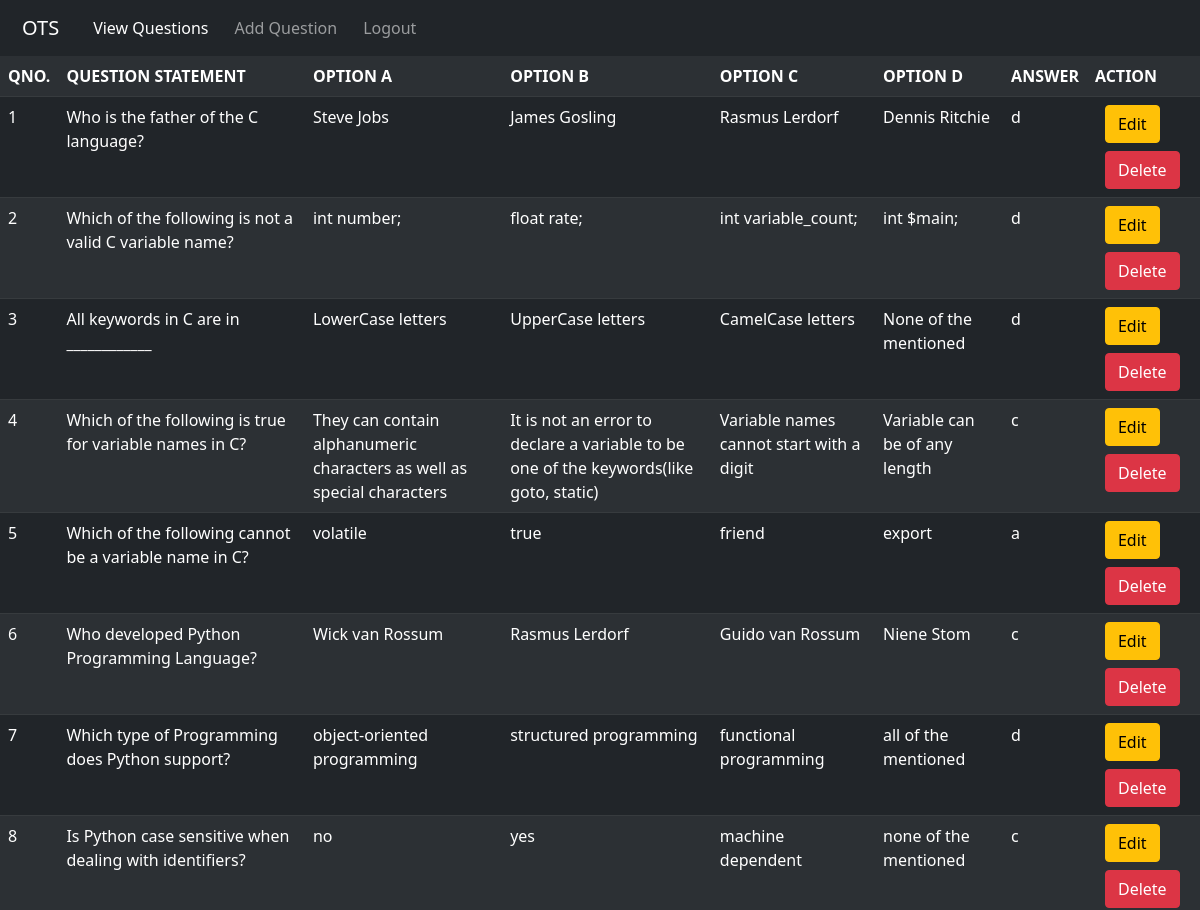
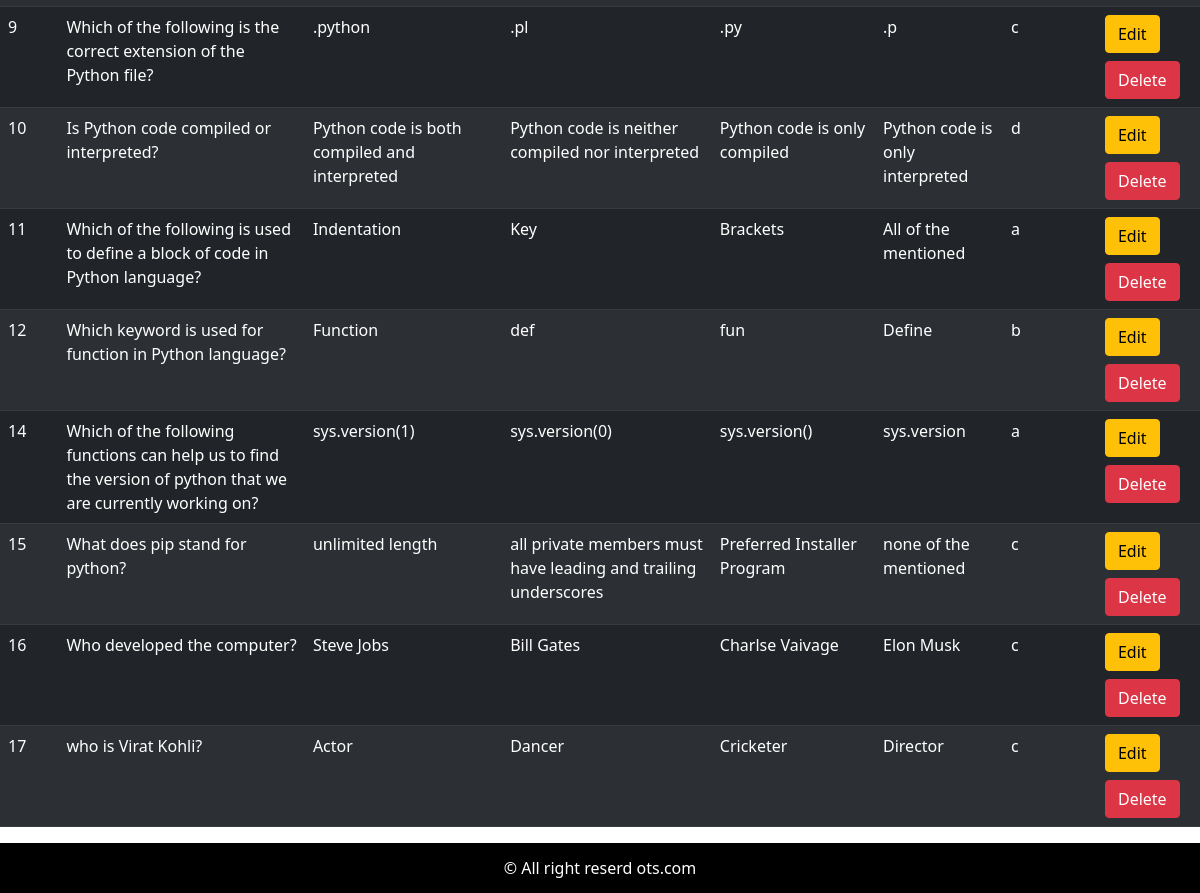
Page /view-questions (signed in) on the committed database (2 pictures, top to bottom).
### OTS/models.py (models this page shows)
class Question(models.Model):
    quno=models.IntegerField(primary_key=True,auto_created=True)
    que=models.CharField(max_length=400)
    optiona=models.CharField(max_length=100)
    optionb=models.CharField(max_length=100)
    optionc=models.CharField(max_length=100)
    optiond=models.CharField(max_length=100)
    answer=models.CharField(max_length=1)

### OTS/views.py (the view)
# urls.py: path('view-questions',viewQuestions, name='viewquestions'),
def viewQuestions(request):
    try:
     request.session['role']=='ADMIN'
    except KeyError:
     return HttpResponseRedirect('/login')
    questions=Question.objects.all()
    res=render(request,'OTS/view_questions.html',{'questions':questions})
    return res

### templates/OTS/view_questions.html (shortened to what this page needs)
<!DOCTYPE html>
<html lang="en">
    {% load static %}
<head>
    <link href="https://cdn.jsdelivr.net/npm/bootstrap@5.0.2/dist/css/bootstrap.min.css" rel="stylesheet">
    <link rel="stylesheet" href="{% static 'css/style.css' %}">
</head>
<body>
    <header>
        <nav class="navbar navbar-expand-lg navbar-dark bg-dark">
            <div class="container-fluid">
                <a class="navbar-brand" href="/">OTS</a>
                <div class="collapse navbar-collapse" id="navbarNav">
                    <ul class="navbar-nav">
                        <li class="nav-item">
                            <a class="nav-link active" aria-current="page" href="{% url 'viewquestions' %}">View Questions</a>
                        </li>
                        <li class="nav-item">
                            <a class="nav-link" href="{% url 'newquestion' %}">Add Question</a>
                        </li>
                        <li class="nav-item">
                            <a class="nav-link" href="{% url 'logout' %}">Logout</a>
                        </li>
                    </ul>
                </div>
            </div>
        </nav>
    </header>
    <table class="table table-dark table-striped">
        <tr>
            <th>Qno.</th>
            <th>Question Statement</th>
            <th>Option A</th>
            <th>Option B</th>
            <th>Option C</th>
            <th>Option D</th>
            <th>Answer</th>
            <th>Action</th>
        </tr>
        {% for question in questions %}
        <tr>
            <td>{{question.quno}}</td>
            <td>{{question.que}}</td>
            <td>{{question.optiona}}</td>
            <td>{{question.optionb}}</td>
            <td>{{question.optionc}}</td>
            <td>{{question.optiond}}</td>
            <td>{{question.answer}}</td>
            <td><a class="btn btn-warning mb-2" href="/edit-question?qun={{question.quno}}">Edit</a>
                <a class="btn btn-danger" href="/delete-question?qun={{question.quno}}">Delete</a></td>
        </tr>
        {% endfor %}
    </table>
    <footer >
        <span>&copy; All right reserd ots.com</span>
    </footer>
</body>
</html>

### static/css/style.css (style rules this page uses)
footer { background-color: black; color: white; height: 50px; text-align: center; display: flex; align-items: center; justify-content: center; }

### templates/OTS/view_questions.html (style rules this page uses)
a { margin-left: 10px; }
table tr th { text-transform: uppercase; }

### rows in the picture
Question: quno "1", que "Who is the father of the C language?", optiona "Steve Jobs", optionb "James Gosling", optionc "Rasmus Lerdorf", optiond "Dennis Ritchie", answer "d"
Question: quno "2", que "Which of the following is not a valid C variable name?", optiona "int number;", optionb "float rate;", optionc "int variable_count;", optiond "int $main;", answer "d"
Question: quno "3", que "All keywords in C are in ____________", optiona "LowerCase letters", optionb "UpperCase letters", optionc "CamelCase letters", optiond "None of the mentioned", answer "d"
Question: quno "4", que "Which of the following is true for variable names in C?", optiona "They can contain alphanumeric characters as well as special characters", optionb "It is not an error to declare a variable to be one of the keywords(like goto, static)", optionc "Variable names cannot start with a digit", optiond "Variable can be of any length", answer "c"
Question: quno "5", que "Which of the following cannot be a variable name in C?", optiona "volatile", optionb "true", optionc "friend", optiond "export", answer "a"
Question: quno "6", que "Who developed Python Programming Language?", optiona "Wick van Rossum", optionb "Rasmus Lerdorf", optionc "Guido van Rossum", optiond "Niene Stom", answer "c"
Question: quno "7", que "Which type of Programming does Python support?", optiona "object-oriented programming", optionb "structured programming", optionc "functional programming", optiond "all of the mentioned", answer "d"
Question: quno "8", que "Is Python case sensitive when dealing with identifiers?", optiona "no", optionb "yes", optionc "machine dependent", optiond "none of the mentioned", answer "c"
Question: quno "9", que "Which of the following is the correct extension of the Python file?", optiona ".python", optionb ".pl", optionc ".py", optiond ".p", answer "c"
Question: quno "10", que "Is Python code compiled or interpreted?", optiona "Python code is both compiled and interpreted", optionb "Python code is neither compiled nor interpreted", optionc "Python code is only compiled", optiond "Python code is only interpreted", answer "d"
Question: quno "11", que "Which of the following is used to define a block of code in Python language?", optiona "Indentation", optionb "Key", optionc "Brackets", optiond "All of the mentioned", answer "a"
Question: quno "12", que "Which keyword is used for function in Python language?", optiona "Function", optionb "def", optionc "fun", optiond "Define", answer "b"
Question: quno "14", que "Which of the following functions can help us to find the version of python that we are currently working on?", optiona "sys.version(1)", optionb "sys.version(0)", optionc "sys.version()", optiond "sys.version", answer "a"
Question: quno "15", que "What does pip stand for python?", optiona "unlimited length", optionb "all private members must have leading and trailing underscores", optionc "Preferred Installer Program", optiond "none of the mentioned", answer "c"
Question: quno "16", que "Who developed the computer?", optiona "Steve Jobs", optionb "Bill Gates", optionc "Charlse Vaivage", optiond "Elon Musk", answer "c"
Question: quno "17", que "who is Virat Kohli?", optiona "Actor", optionb "Dancer", optionc "Cricketer", optiond "Director", answer "c"
